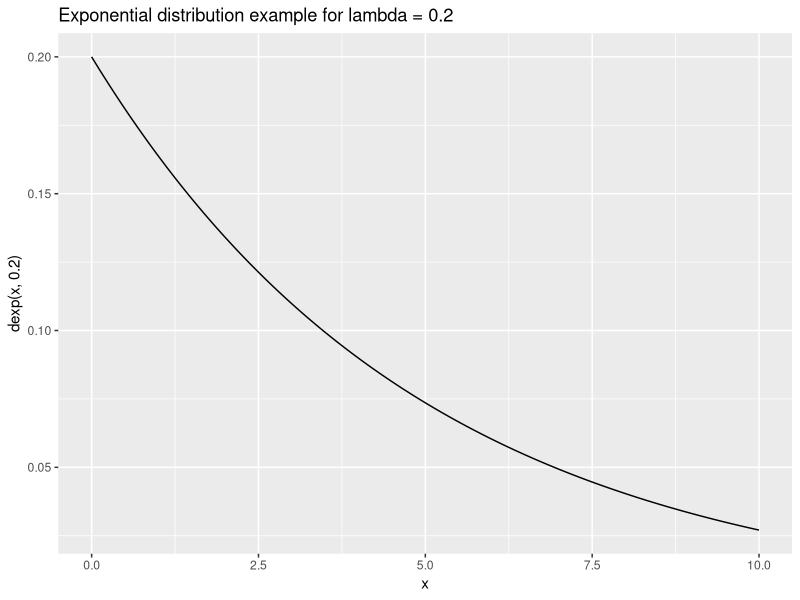
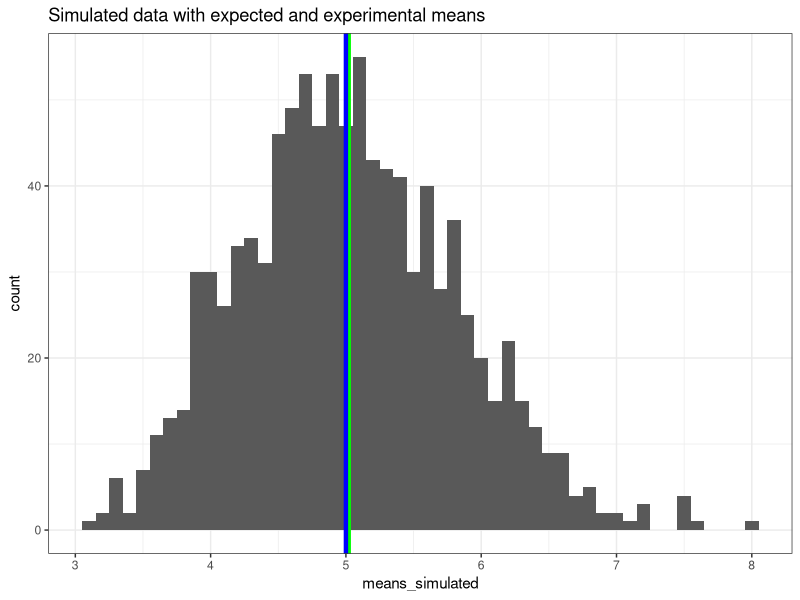
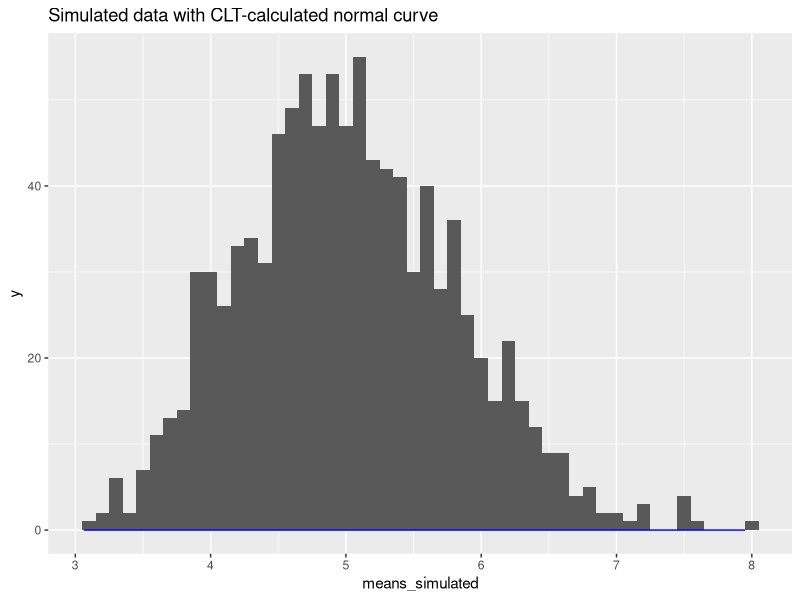

The R script that drew these images, in order:
## ---- chunk 1
# Show a demo of the exponential distribution
library(ggplot2)
x <- seq(0.0,10.0,0.01)
qplot(x,dexp(x,0.2),geom="line",main="Exponential distribution example for lambda = 0.2")
## ---- chunk 2
# Initialize parameters
set.seed(11111)
nosims <- 1000
n <- 40
lambda <- 0.2
mean_theoretical <- 1/lambda
sd_theoretical <- 1/lambda

# Simulation
means_simulated <- NULL
for (i in 1: nosims) {
        means_simulated <- c(means_simulated, mean(rexp(n, lambda)))
}
## ---- chunk 3
# Calculate experimental means
mean_experimental <- mean(means_simulated)

# Plot data & means
g <- ggplot() + theme_bw() + ggtitle("Simulated data with expected and experimental means") + 
        geom_histogram(aes(x=means_simulated),binwidth=0.1) +
        geom_vline(xintercept = mean_experimental, colour = "green", size=1.5) + 
        geom_vline(xintercept = mean_theoretical, colour = "blue", size=1.5)
g
## ---- chunk 4
# Calculate expected standard error of the mean squared
SEM2_theoretical <- (sd_theoretical)^2/n
sd_means <- sqrt(SEM2_theoretical)
# Calculate true variance
SEM2_experimental <- var(means_simulated)
## ---- chunk 5
g2 <- ggplot() + ggtitle("Simulated data with CLT-calculated normal curve") + 
        geom_histogram(aes(x=means_simulated),binwidth=0.1) + geom_density(colour = "green") + 
        stat_function(fun=dnorm, colour="blue",arg=list(mean=mean_theoretical,sd=sd_means))
g2
## ---- chunk 6
sessionInfo()
